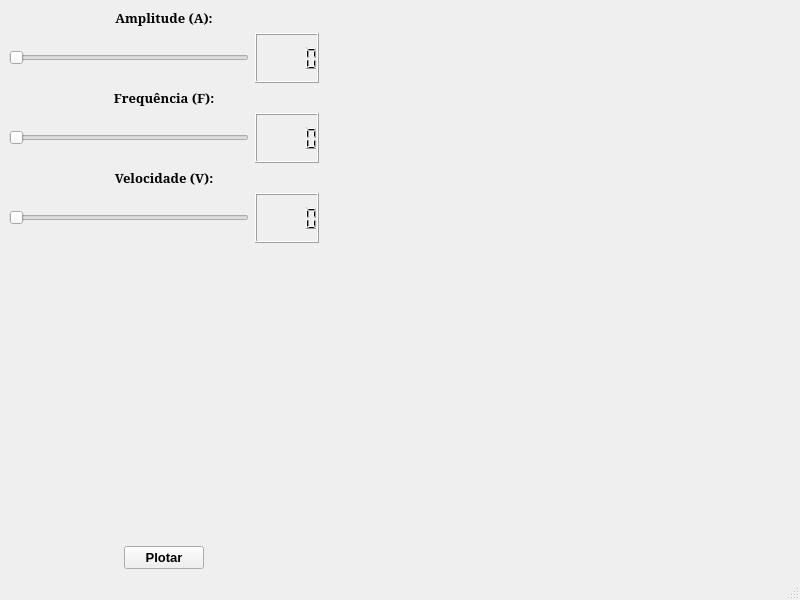
<?xml version="1.0" encoding="UTF-8"?>
<ui version="4.0">
 <class>MainWindow</class>
 <widget class="QMainWindow" name="MainWindow">
  <property name="geometry">
   <rect>
    <x>0</x>
    <y>0</y>
    <width>800</width>
    <height>600</height>
   </rect>
  </property>
  <property name="windowTitle">
   <string>MainWindow</string>
  </property>
  <widget class="QWidget" name="centralwidget">
   <layout class="QHBoxLayout" name="horizontalLayout_5" stretch="4,6">
    <item>
     <layout class="QVBoxLayout" name="verticalLayout_4" stretch="1,1,1,4,1">
      <item>
       <layout class="QVBoxLayout" name="verticalLayout" stretch="0,0">
        <item>
         <widget class="QLabel" name="label">
          <property name="font">
           <font>
            <family>Noto Serif</family>
            <pointsize>10</pointsize>
            <bold>true</bold>
           </font>
          </property>
          <property name="text">
           <string>Amplitude (A):</string>
          </property>
          <property name="alignment">
           <set>Qt::AlignmentFlag::AlignCenter</set>
          </property>
         </widget>
        </item>
        <item>
         <layout class="QHBoxLayout" name="horizontalLayout">
          <item>
           <widget class="QSlider" name="horizontalSlider_amplitude">
            <property name="orientation">
             <enum>Qt::Orientation::Horizontal</enum>
            </property>
           </widget>
          </item>
          <item>
           <widget class="QLCDNumber" name="lcdNumber_amplitude">
            <property name="sizePolicy">
             <sizepolicy hsizetype="Minimum" vsizetype="MinimumExpanding">
              <horstretch>0</horstretch>
              <verstretch>0</verstretch>
             </sizepolicy>
            </property>
           </widget>
          </item>
         </layout>
        </item>
       </layout>
      </item>
      <item>
       <layout class="QVBoxLayout" name="verticalLayout_2" stretch="0,0">
        <item>
         <widget class="QLabel" name="label_2">
          <property name="font">
           <font>
            <family>Noto Serif</family>
            <pointsize>10</pointsize>
            <bold>true</bold>
           </font>
          </property>
          <property name="text">
           <string>Frequência (F):</string>
          </property>
          <property name="alignment">
           <set>Qt::AlignmentFlag::AlignCenter</set>
          </property>
         </widget>
        </item>
        <item>
         <layout class="QHBoxLayout" name="horizontalLayout_2">
          <item>
           <widget class="QSlider" name="horizontalSlider_frequencia">
            <property name="orientation">
             <enum>Qt::Orientation::Horizontal</enum>
            </property>
           </widget>
          </item>
          <item>
           <widget class="QLCDNumber" name="lcdNumber_frequencia">
            <property name="sizePolicy">
             <sizepolicy hsizetype="Minimum" vsizetype="MinimumExpanding">
              <horstretch>0</horstretch>
              <verstretch>0</verstretch>
             </sizepolicy>
            </property>
           </widget>
          </item>
         </layout>
        </item>
       </layout>
      </item>
      <item>
       <layout class="QVBoxLayout" name="verticalLayout_3" stretch="0,0">
        <item>
         <widget class="QLabel" name="label_3">
          <property name="font">
           <font>
            <family>Noto Serif</family>
            <pointsize>10</pointsize>
            <bold>true</bold>
           </font>
          </property>
          <property name="text">
           <string>Velocidade (V):</string>
          </property>
          <property name="alignment">
           <set>Qt::AlignmentFlag::AlignCenter</set>
          </property>
         </widget>
        </item>
        <item>
         <layout class="QHBoxLayout" name="horizontalLayout_3" stretch="0,0">
          <item>
           <widget class="QSlider" name="horizontalSlider_velocidade">
            <property name="orientation">
             <enum>Qt::Orientation::Horizontal</enum>
            </property>
           </widget>
          </item>
          <item>
           <widget class="QLCDNumber" name="lcdNumber_velocidade">
            <property name="sizePolicy">
             <sizepolicy hsizetype="Minimum" vsizetype="MinimumExpanding">
              <horstretch>0</horstretch>
              <verstretch>0</verstretch>
             </sizepolicy>
            </property>
           </widget>
          </item>
         </layout>
        </item>
       </layout>
      </item>
      <item>
       <spacer name="verticalSpacer">
        <property name="orientation">
         <enum>Qt::Orientation::Vertical</enum>
        </property>
        <property name="sizeHint" stdset="0">
         <size>
          <width>20</width>
          <height>40</height>
         </size>
        </property>
       </spacer>
      </item>
      <item>
       <layout class="QHBoxLayout" name="horizontalLayout_4">
        <item>
         <spacer name="horizontalSpacer">
          <property name="orientation">
           <enum>Qt::Orientation::Horizontal</enum>
          </property>
          <property name="sizeHint" stdset="0">
           <size>
            <width>40</width>
            <height>20</height>
           </size>
          </property>
         </spacer>
        </item>
        <item>
         <widget class="QPushButton" name="pushButton">
          <property name="font">
           <font>
            <pointsize>10</pointsize>
            <bold>true</bold>
           </font>
          </property>
          <property name="cursor">
           <cursorShape>PointingHandCursor</cursorShape>
          </property>
          <property name="text">
           <string>Plotar</string>
          </property>
          <property name="autoDefault">
           <bool>false</bool>
          </property>
         </widget>
        </item>
        <item>
         <spacer name="horizontalSpacer_2">
          <property name="orientation">
           <enum>Qt::Orientation::Horizontal</enum>
          </property>
          <property name="sizeHint" stdset="0">
           <size>
            <width>40</width>
            <height>20</height>
           </size>
          </property>
         </spacer>
        </item>
       </layout>
      </item>
     </layout>
    </item>
    <item>
     <layout class="QVBoxLayout" name="verticalLayout_5" stretch="2,6,2">
      <item>
       <spacer name="verticalSpacer_3">
        <property name="orientation">
         <enum>Qt::Orientation::Vertical</enum>
        </property>
        <property name="sizeHint" stdset="0">
         <size>
          <width>20</width>
          <height>40</height>
         </size>
        </property>
       </spacer>
      </item>
      <item>
       <widget class="Plotter" name="widget" native="true">
        <property name="autoFillBackground">
         <bool>false</bool>
        </property>
       </widget>
      </item>
      <item>
       <spacer name="verticalSpacer_2">
        <property name="orientation">
         <enum>Qt::Orientation::Vertical</enum>
        </property>
        <property name="sizeHint" stdset="0">
         <size>
          <width>20</width>
          <height>40</height>
         </size>
        </property>
       </spacer>
      </item>
     </layout>
    </item>
   </layout>
  </widget>
  <widget class="QMenuBar" name="menubar">
   <property name="geometry">
    <rect>
     <x>0</x>
     <y>0</y>
     <width>800</width>
     <height>21</height>
    </rect>
   </property>
  </widget>
  <widget class="QStatusBar" name="statusbar"/>
 </widget>
 <customwidgets>
  <customwidget>
   <class>Plotter</class>
   <extends>QWidget</extends>
   <header>plotter.h</header>
   <container>1</container>
  </customwidget>
 </customwidgets>
 <resources/>
 <connections>
  <connection>
   <sender>horizontalSlider_velocidade</sender>
   <signal>valueChanged(int)</signal>
   <receiver>lcdNumber_velocidade</receiver>
   <slot>display(int)</slot>
   <hints>
    <hint type="sourcelabel">
     <x>188</x>
     <y>179</y>
    </hint>
    <hint type="destinationlabel">
     <x>273</x>
     <y>185</y>
    </hint>
   </hints>
  </connection>
  <connection>
   <sender>horizontalSlider_frequencia</sender>
   <signal>valueChanged(int)</signal>
   <receiver>lcdNumber_frequencia</receiver>
   <slot>display(int)</slot>
   <hints>
    <hint type="sourcelabel">
     <x>231</x>
     <y>120</y>
    </hint>
    <hint type="destinationlabel">
     <x>269</x>
     <y>130</y>
    </hint>
   </hints>
  </connection>
  <connection>
   <sender>horizontalSlider_amplitude</sender>
   <signal>valueChanged(int)</signal>
   <receiver>lcdNumber_amplitude</receiver>
   <slot>display(int)</slot>
   <hints>
    <hint type="sourcelabel">
     <x>244</x>
     <y>66</y>
    </hint>
    <hint type="destinationlabel">
     <x>284</x>
     <y>67</y>
    </hint>
   </hints>
  </connection>
 </connections>
</ui>
